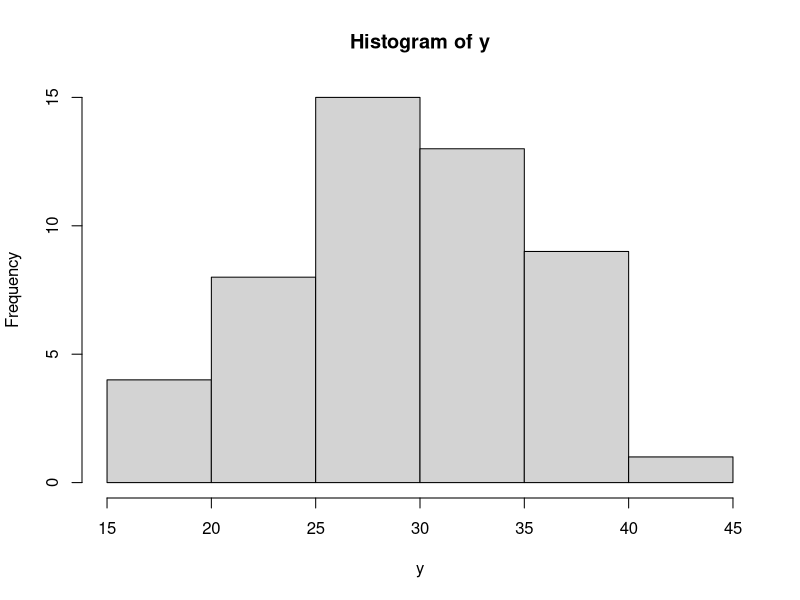
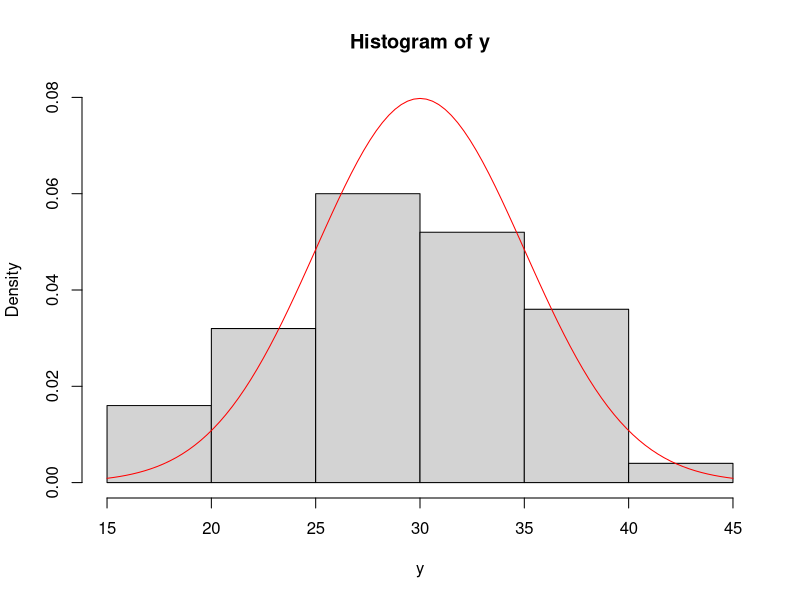
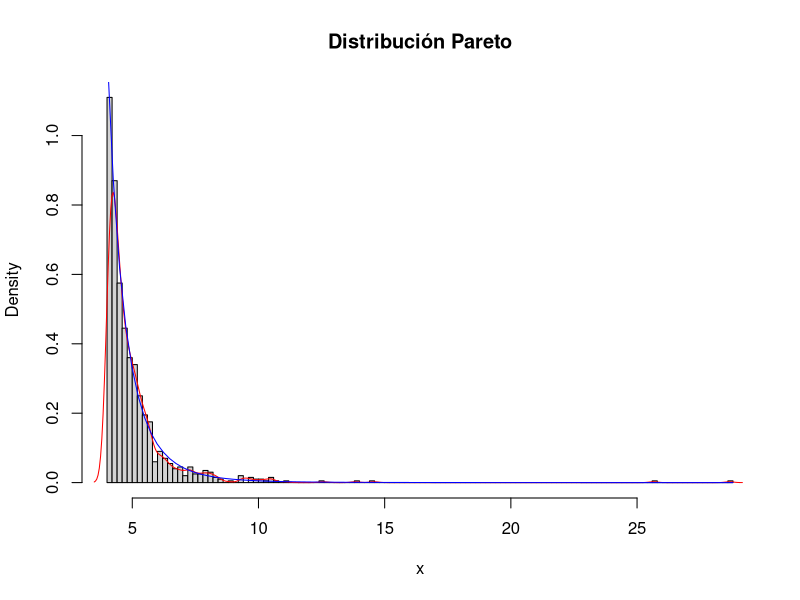
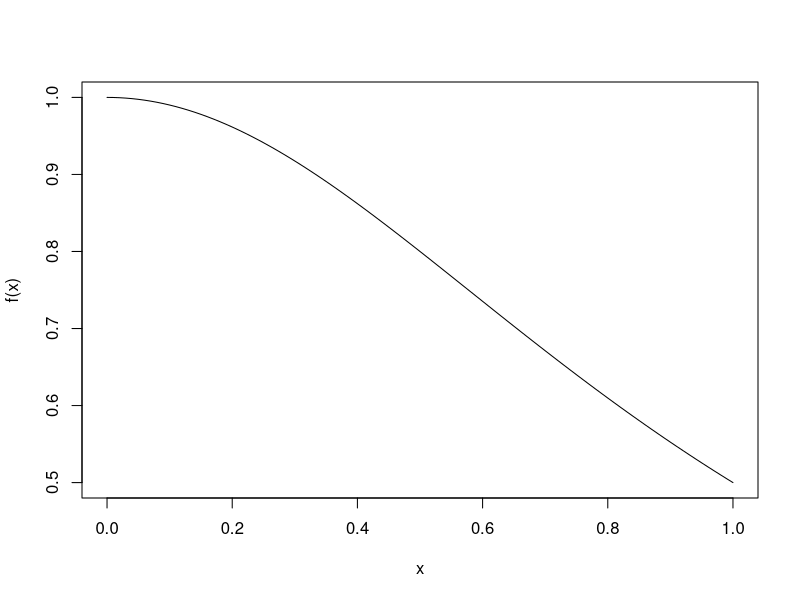

Reproduce these figures in R, in order.
## ---- chunk 1
knitr::opts_chunk$set(echo = TRUE) # Esto se aplica a todo el documento
## ---- chunk 2
    set.seed(1)
    y <- rchisq(30, n = 50)
    x <- rnorm(50, mean = 30, sd = 5)
## ---- chunk 3
    mean(y)
    sd(y)
    quantile(y, probs = c(0.25, 0.5, 0.75))
## ---- chunk 4
    hist(y)
## ---- chunk 5
    hist(y, freq = FALSE, ylim = c(0, 0.08))
    curve(dnorm(x, mean = 30, sd = 5), add = TRUE, col = "red")
## ---- chunk 6
    sim_dados <- function(n=4) {
        n_dados <- sample(1:6, n, replace = FALSE)
        return(6 %in% n_dados)
    }
## ---- chunk 7
    nsim <- 10000
    exacta <- 1 - (5/6)^4
    resultado <- numeric(nsim)
    
    for (i in 1:nsim) {
        resultado[i] <- sim_dados()
    }

    simulada <- mean(resultado)
## ---- chunk 8
    # Valor exacto
    exacta
    # Valor simulado
    simulada
## ---- chunk 9
    a <- 5
    b <- 4
    n <- 1000
    u <- runif(n)

    Pareto <- function(x, a, b) {
        x[x < b] <- b
        return((a*b^a)/ (x^(a+1)))
    }



    x <- b / (1 - u)^(1/a)

    hist(x, freq = FALSE, breaks = 'FD', main = 'Distribución Pareto')
    lines(density(x), col = 'red')
    curve(Pareto(x, a, b), col = 'blue', add = TRUE)
## ---- chunk 10
    # Test de Kolmogorov-Smirnov
    ks.test(x, Pareto(x, a, b))
## ---- chunk 11
    f <- function(x) {
        return(1/(1+x^2))
    }
    curve(f(x), 0, 1)

    nsim <- 100000
    x <- runif(nsim) # por defecto en R está entre 0 y 1

    sx <- sapply(x, f)
    mx <- mean(sx)
## ---- chunk 12
    # Valor exacto
    pi/4
    # Valor simulado
    mx
